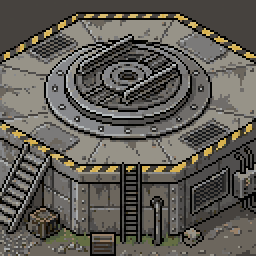
#> input picture art-source/chinese gatling/mount_base_flat_plat...-1843695069-0.png, 128 x 128 px (shown 2 times larger)
$ python prepare_chinese_gatling_platform.py
#> lines starting #> are read from the running program, lines starting #| are printed output that depends on the picture; after the words box and inside, x2 and y2 are one past the last pixel; in counts of white or black regions, pixels touching at a corner belong together
"""Native cut/paste platform from supplied art. Source and installed turret untouched."""
from pathlib import Path
from collections import deque
from PIL import Image,ImageDraw
import numpy as np,json,hashlib,sys
ROOT=Path(__file__).resolve().parents[2];ART=ROOT/'art-source/chinese gatling';SOURCE=ART/'mount_base_flat_plat...-1843695069-0.png';stage=int(sys.argv[1]) if len(sys.argv)>1 else 3;OUT=ART/f'platform-cut/pass-{stage:02d}';OUT.mkdir(parents=True,exist_ok=True)
a=np.array(Image.open(SOURCE).convert('RGBA'));original=a.copy();h,w=a.shape[:2];bg=a[0,0,:3];seen=np.zeros((h,w),bool);q=deque()
#> further down, a is the input picture: shape (128, 128, 4); mean R, G, B, A 94.7, 91.4, 84.4, 255
#> after `h, w = a.shape[:2]`: h = 128; w = 128
#> after `bg = a[0, 0, :3]`: bg = [70, 66, 62]
for y in range(h):q.extend([(y,0),(y,w-1)])
for x in range(w):q.extend([(0,x),(h-1,x)])
while q:
 y,x=q.popleft()
 if not (0<=x<w and 0<=y<h) or seen[y,x] or not np.array_equal(a[y,x,:3],bg):continue
 seen[y,x]=True;a[y,x,3]=0;q.extend([(y-1,x),(y+1,x),(y,x-1),(y,x+1)])
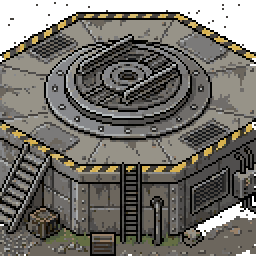
#> a: shape (128, 128, 4) (shown 2 times larger); 10.72% of pixels changed, all inside (x1, y1, x2, y2) = (0, 0, 128, 128); transparent parts drawn white
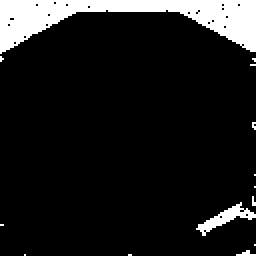
#> seen: shape (128, 128) bool (shown 2 times larger); 10.7% white; 14 white regions (12 under 20 px), largest, box (x1, y1, x2, y2) and area: (0, 0, 128, 27) 1555, (98, 101, 128, 118) 155
frame=np.zeros((112,128,4),dtype=np.uint8);yy,xx=np.indices(frame.shape[:2])
def polygon(points):
 im=Image.new('L',(128,112));ImageDraw.Draw(im).polygon(points,fill=255);return np.array(im)>0
#> after `im = Image.new('L', (128, 112))`: im: PIL image 128x112 L; every value is 0
#> after `ImageDraw.Draw(im).polygon(points, fill=255)`: im: PIL image 128x112 L; 11% white; 1 white region, box (x1, y1, x2, y2) and area: (0, 54, 128, 89) 1577
def paste(sx,sy,mask):
 ok=mask&(sx>=0)&(sx<128)&(sy>=0)&(sy<128);p=a[np.clip(sy,0,127),np.clip(sx,0,127)];ok&=p[:,:,3]>0;frame[ok]=p[ok]
#> after `p = a[np.clip(sy, 0, 127), np.clip(sx, 0, 127)]`:
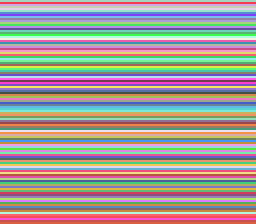
#> sy: shape (112, 128) int64 (shown 2 times larger); 112 distinct labels, from 19 to 130; one colour per label, 0 black
# Shorten the foundation by removing an interior wall strip. No squashing/resampling.
wall=polygon([(0,54),(44,76),(84,76),(127,54),(127,65),(84,88),(44,88),(0,65)])
paste(xx,yy+19,wall) # Mid-wall cuts avoid the grass visible at the original foot.
# Replace the source's cropped staircase/ground clutter with bounded native wall panels.
sx=32+xx%12;sy=np.rint(yy+18+(sx-xx)/2).astype(int)
paste(sx,sy,wall&(xx<32))
#> in paste (call 2), `ok = mask & (sx >= 0) & (sx < 128) & (sy >= 0) & (sy < 128)`: ok: shape (112, 128) bool; 2.6% white; 1 white region, box (x1, y1, x2, y2) and area: (0, 54, 32, 82) 379
#> in paste (call 2), `frame[ok] = p[ok]`:
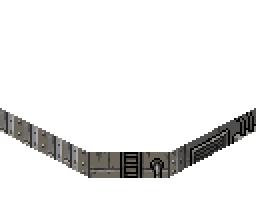
#> frame: shape (112, 128, 4) (shown 2 times larger); mean R, G, B, A 9.4, 9.1, 8.7, 28.1; transparent parts drawn white
# Move the rear and front aprons toward the intact central mounting ring.
deck=polygon([(0,35),(40,13),(88,13),(127,35),(127,57),(88,78),(40,78),(0,57)])
#> in polygon (call 2), `ImageDraw.Draw(im).polygon(points, fill=255)`: im: PIL image 128x112 L; 46.5% white; 1 white region, box (x1, y1, x2, y2) and area: (0, 13, 128, 79) 6670
edge=np.maximum(np.maximum(40-xx,xx-88),0);rear=13+.55*edge;front=78-.55*edge
sy=np.where(yy<rear+11,yy-6,np.where(yy>front-11,yy+6,yy));paste(xx,sy,deck)
#> in paste (call 3), `ok &= p[:, :, 3] > 0`: ok: shape (112, 128) bool; 46.4% white; 2 white regions (1 under 20 px), largest, box (x1, y1, x2, y2) and area: (0, 13, 128, 79) 6655
# Reattach complete hazard-strip runs, including the formerly cropped side facets.
strip=Image.fromarray(a).crop((44,82,66,86))
for x,rotation in [(0,Image.Transpose.ROTATE_90),(124,Image.Transpose.ROTATE_270)]:
 p=np.array(strip.transpose(rotation));frame[35:57,x:x+4]=p
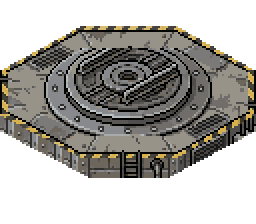
#> frame: shape (112, 128, 4) (shown 2 times larger); mean R, G, B, A 56.1, 54.3, 50.1, 138.3; transparent parts drawn white
# Preserve the complete machined bearing and central mount, not a cut through its middle.
ring=polygon([(63,18),(80,20),(97,27),(105,36),(107,48),(99,59),(82,68),(63,71),(44,67),(29,60),(22,49),(23,37),(33,27),(47,21)])
#> in polygon (call 3), `ImageDraw.Draw(im).polygon(points, fill=255)`: im: PIL image 128x112 L; 24.1% white; 1 white region, box (x1, y1, x2, y2) and area: (22, 18, 108, 72) 3455
paste(xx,yy,ring)
#> in paste (call 4), `p = a[np.clip(sy, 0, 127), np.clip(sx, 0, 127)]`: sy: shape (112, 128) int64; 112 distinct labels, from 0 to 111
#> in paste (call 4), `frame[ok] = p[ok]`: frame: shape (112, 128, 4); 1.67% of pixels changed, all inside (x1, y1, x2, y2) = (32, 18, 102, 72)
# Reattach upper ladder rungs; the old lowest openings showed grass behind them.
paste(xx,yy+7,(xx>=61)&(xx<=70)&(yy>=79)&(yy<=88)&wall)
#> in paste (call 5), `ok = mask & (sx >= 0) & (sx < 128) & (sy >= 0) & (sy < 128)`: ok: shape (112, 128) bool; 0.7% white; 1 white region, box (x1, y1, x2, y2) and area: (61, 79, 71, 89) 100
#> in paste (call 5), `p = a[np.clip(sy, 0, 127), np.clip(sx, 0, 127)]`:
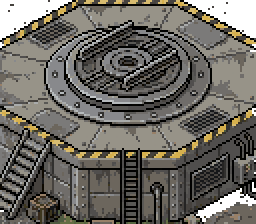
#> p: shape (112, 128, 4) (shown 2 times larger); mean R, G, B, A 96.4, 93.2, 86.3, 238.9; transparent parts drawn white
#> in paste (call 5), `p = a[np.clip(sy, 0, 127), np.clip(sx, 0, 127)]`: sy: shape (112, 128) int64; 112 distinct labels, from 7 to 118
#> in paste (call 5), `frame[ok] = p[ok]`: frame: shape (112, 128, 4); mean R, G, B, A 54.7, 52.9, 48.9, 138.3
im=Image.fromarray(frame);im.save(OUT/'platform.png')
scale=1.;mount=604;body_offset=56-39-mount*64/1448
meta={'source':SOURCE.name,'source_sha256':hashlib.sha256(SOURCE.read_bytes()).hexdigest(),'frame_size':[128,112],'scale':1,'body_offset':[0,body_offset],'mount_pixel':[64,39],'turret_world_mount':[0,0,mount],'method':'Unscaled native pixel cuts; rear/front apron translations; shortened walls; preserved central bearing; removed background/ground/stair clutter','runtime_installed':False}
(OUT/'binding.json').write_text(json.dumps(meta,indent=2)+'\n')
board=Image.new('RGBA',(512,224),(65,70,63,255));board.alpha_composite(Image.fromarray(original),(32,40));board.alpha_composite(im,(236,40));d=ImageDraw.Draw(board);d.text((12,12),'SOURCE / untouched',fill='white');d.text((220,12),'NATIVE CUT / 128px',fill='white');board.resize((1536,672),Image.Resampling.NEAREST).save(OUT/'cut-review-3x.png')
#> after `board = Image.new('RGBA', (512, 224), (65, 70, 63, 255))`:
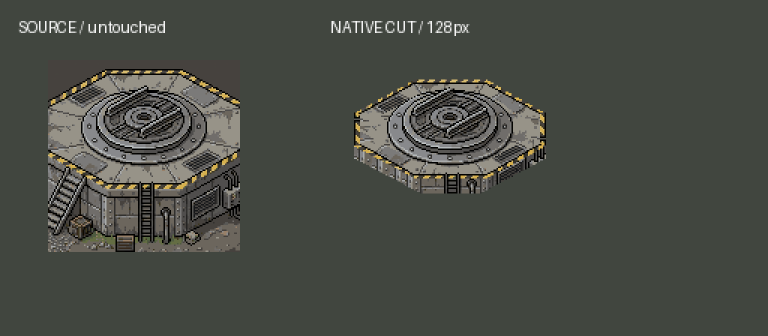
#> saved as cut-review-3x.png: PIL image 1536x672 RGBA (shown at 1/2 size); mean R, G, B, A 72.4, 75.6, 68.6, 255
#> (the run stopped early here; a loop or call above may not have finished)

$ run again, with art-source/chinese gatling/20.png copied over art-source/chinese gatling/mount_base_flat_plat...-1843695069-0.png
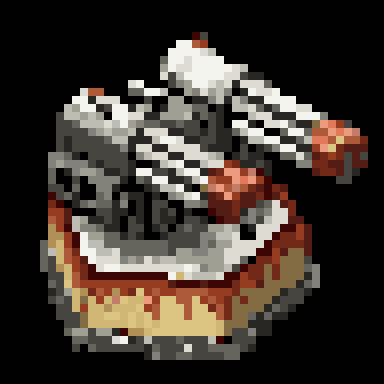
#> input picture art-source/chinese gatling/20.png, 384 x 384 px
#> a is the input picture: shape (384, 384, 4); mean R, G, B, A 62.5, 53.2, 46.3, 255
#> bg = [2, 1, 1]
#> im: PIL image 128x112 L; every value is 0
#> im: PIL image 128x112 L; 11% white; 1 white region, box (x1, y1, x2, y2) and area: (0, 54, 128, 89) 1577
#> ok: shape (112, 128) bool; 3% white; 5 white regions (4 under 20 px), largest, box (x1, y1, x2, y2) and area: (64, 69, 106, 89) 420
#> ok: shape (112, 128) bool; 2.6% white; 1 white region, box (x1, y1, x2, y2) and area: (0, 54, 32, 82) 379
#> im: PIL image 128x112 L; 46.5% white; 1 white region, box (x1, y1, x2, y2) and area: (0, 13, 128, 79) 6670
#> ok: shape (112, 128) bool; 0.08% white in thin lines or dots, all inside (x1, y1, x2, y2) = (4, 25, 121, 64)
#> im: PIL image 128x112 L; 24.1% white; 1 white region, box (x1, y1, x2, y2) and area: (22, 18, 108, 72) 3455
#> ok: shape (112, 128) bool; 0.03% white in thin lines or dots, all inside (x1, y1, x2, y2) = (51, 23, 91, 58)
#> ok: shape (112, 128) bool; 0.7% white; 1 white region, box (x1, y1, x2, y2) and area: (61, 79, 71, 89) 100
#> `board = Image.new('RGBA', (512, 224), (65, 70, 63, 255))`:
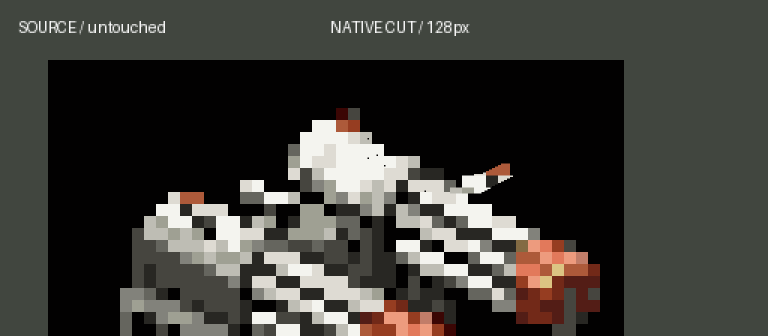
#> saved as cut-review-3x.png: PIL image 1536x672 RGBA (shown at 1/2 size); mean R, G, B, A 61.2, 60, 55.2, 255
